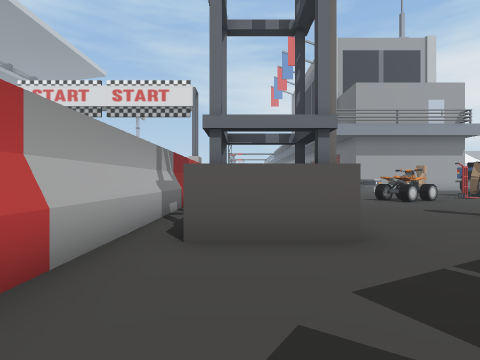
view 1 (above)

19 first-person views from a walk through a scene from a Unity 3-D project. The camera is 1.4 m above the floor, looks level and sees 80° across. The floor is counted in squares, 2 m on a side. Each view is taken from the middle of a square. On the plan, view 1 faces up. The plan holds only what a view shows up to about 10 squares ahead; the rest is blank. The place goes on beyond the plan. The player is left out. Some surface patterns are stand-ins.

view 2
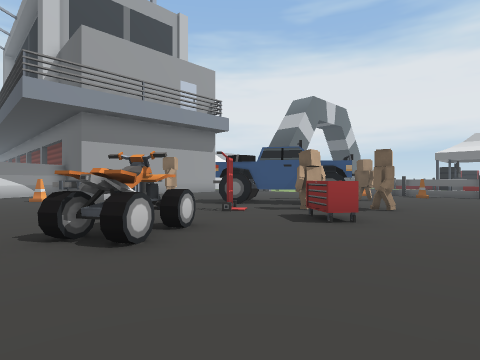

view 3
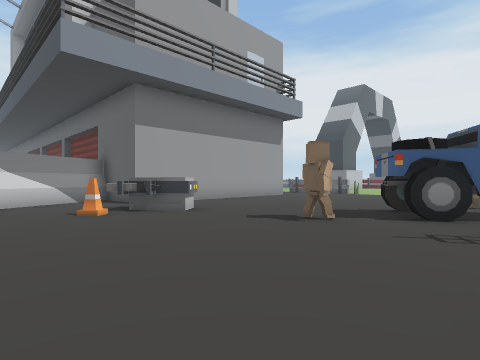

view 4
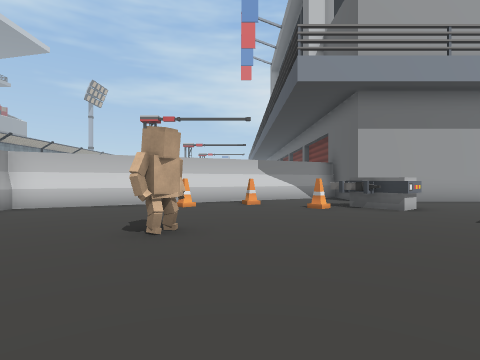

view 5
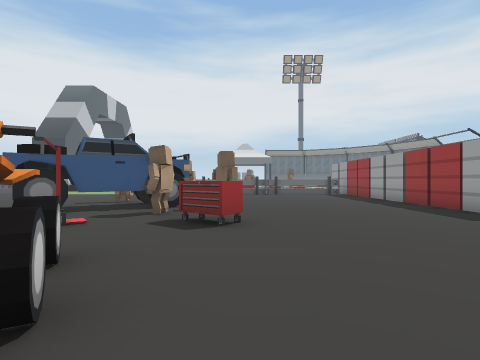

view 6
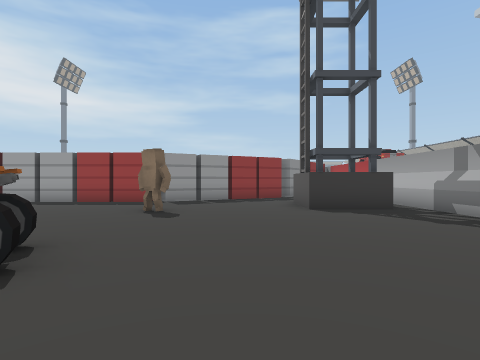

view 7
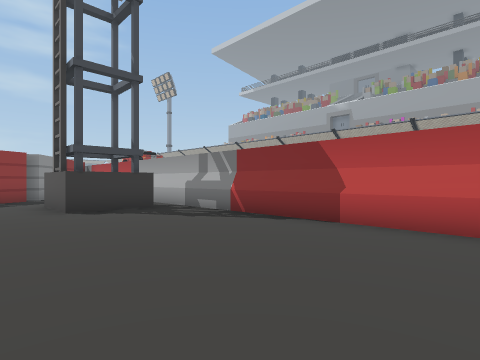

view 8
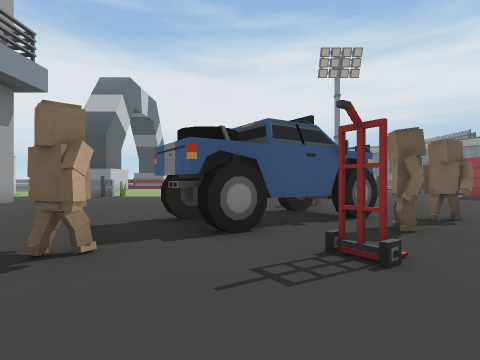

view 9
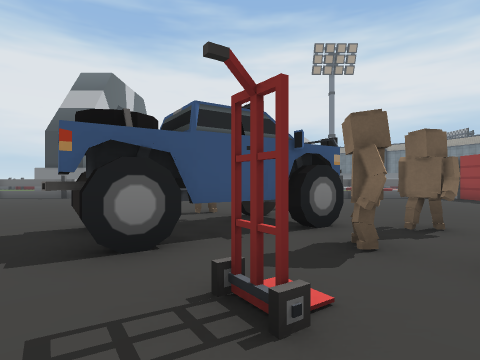

view 10
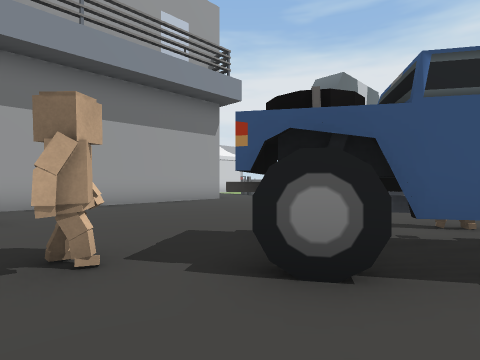

view 11
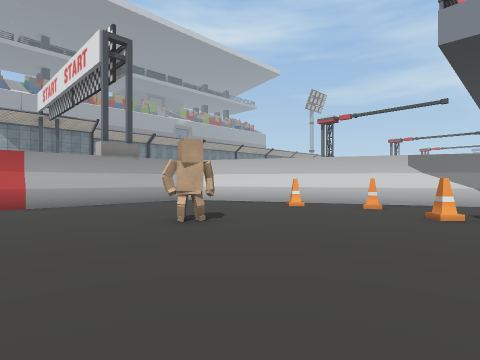

view 12
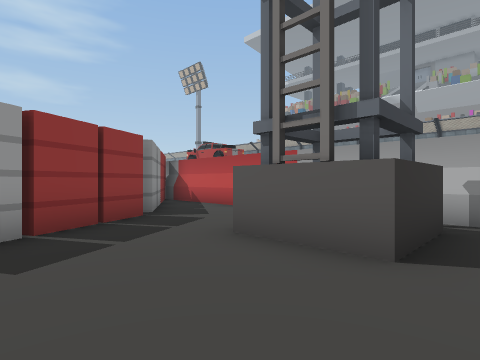

view 13
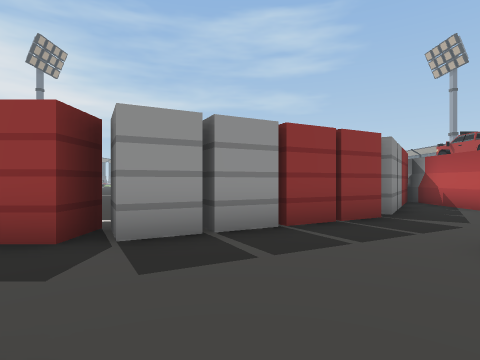

view 14
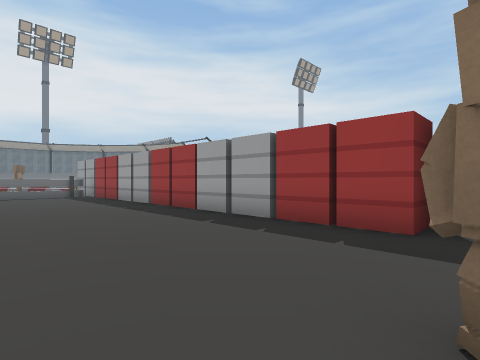

view 15
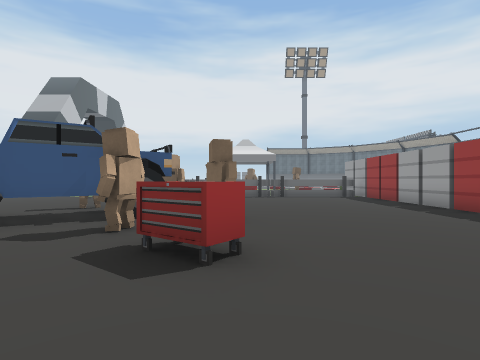

view 16
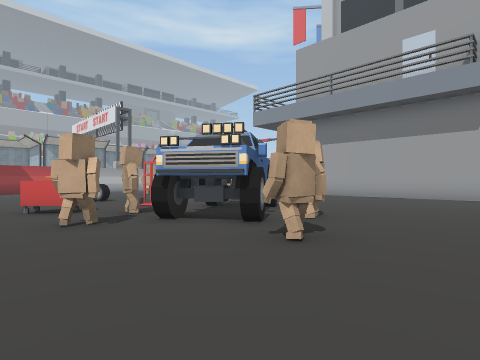

view 17
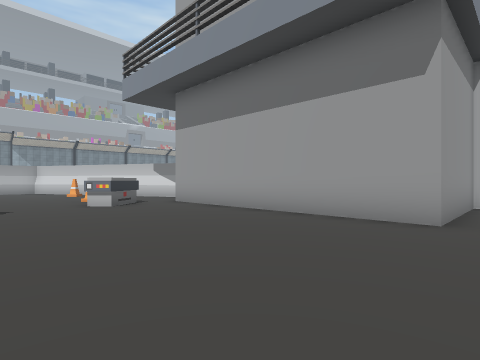

view 18
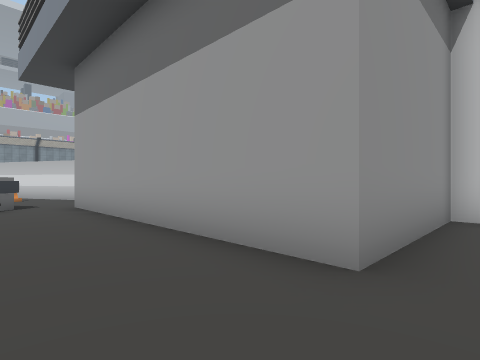

view 19
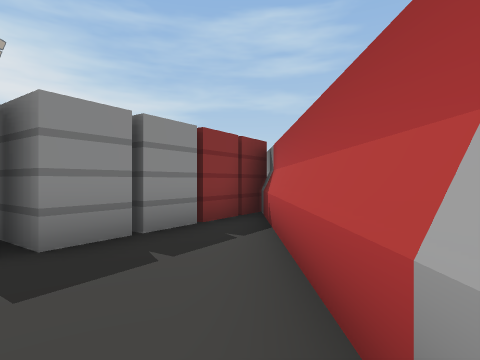

### Floor plan
Points are (right, up) in squares from view 1. A wall is a line through its corners. A room is listed if a view was taken in it or the views show most of it. See-through windows are left out.
Room 1 (view 1)
walls: (-1.5, 2.5) (-1.5, -3.5); (1.4, 3.2) (-0.6, 3.2); (-1.6, -3.6) (0.9, 0.2) (1.9, -0.4)
ways out: opening at (0.5, 2.5) to room 2
Room 2 (views 2, 3, 4, 5, 6, 7, 8, 9, 10, 11, 12, 13, 14, 15, 16, 17, 18, 19)
walls: (10.1, 11.6) (9.5, 12.4); (9.9, 9.9) (10.3, 9.7); (8.4, 13.4) (8.7, 14); (8.4, 13.5) (8.8, 14.1); (10.2, 9.5) (9.8, 9.6); (10.2, 9.4) (9.6, 9.8); (5.3, 9.9) (4.8, 9.7); (5.7, 9.1) (5.2, 8.9); (8.9, 13.9) (8.7, 13.3); (9.1, 14) (8.7, 13.4); (11.3, 12.4) (10.8, 13.2) (11.2, 13.4); (11.4, 9.5) (11, 10.1) (11.2, 10.3) (11.6, 9.7); (10.6, 8.2) (11.3, 8.6); (10.8, 8.3) (11.2, 8.6); (11.4, 8.4) (10.8, 8); (11.4, 8.4) (11, 8.1); (3.3, 14.1) (2.9, 13.6); (3.2, 14.1) (2.8, 13.4); (13.8, 9.7) (13.9, 10.2); (14.2, 10.3) (14.1, 9.6); (14.2, 10.1) (13.9, 9.5) (14.1, 10.1); (14.2, 10.1) (14, 9.5); (6, 1.8) (6, 2.9) (16, 2.9); (4.3, 2.2) (4.6, 1.8); (-0.8, 5.2) (1.4, 5.2) (1.4, 3.2); (1.3, 0.6) (5.4, 2.7); (15.1, 23) (15.1, 19.2) (7.8, 19.2) (7.8, 21.4) (-1.5, 16.9) (-1.5, 2.5)
low walls: (10.3, 9.7) (10.2, 9.4); (4.8, 9.7) (4.6, 10); (5.2, 8.9) (5, 9.2)
ways out: opening at (0.5, 2.5) to room 1
objects: cone (3, 18); cone (4, 18); bike (6, 10); cone (6, 17); cart (7, 17) to (8, 18); cart (9, 8) to (9, 9); cart (9, 11); truck (10, 10) to (13, 13)

Positions as (right, up) in squares from view 1, and headings:
1: (0, 0), facing up
2: (4, 6), facing up-right
3: (4, 11), facing up-right
4: (4, 10), facing up
5: (4, 8), facing right
6: (3, 12), facing down
7: (3, 12), facing down-left
8: (6, 12), facing right
9: (7, 11), facing right
10: (8, 11), facing up-right
11: (7, 11), facing up-left
12: (4, 6), facing down-left
13: (4, 6), facing down
14: (5, 7), facing down-right
15: (6, 8), facing right
16: (16, 7), facing up-left
17: (16, 14), facing up-left
18: (16, 17), facing up-left
19: (-1, 3), facing down
